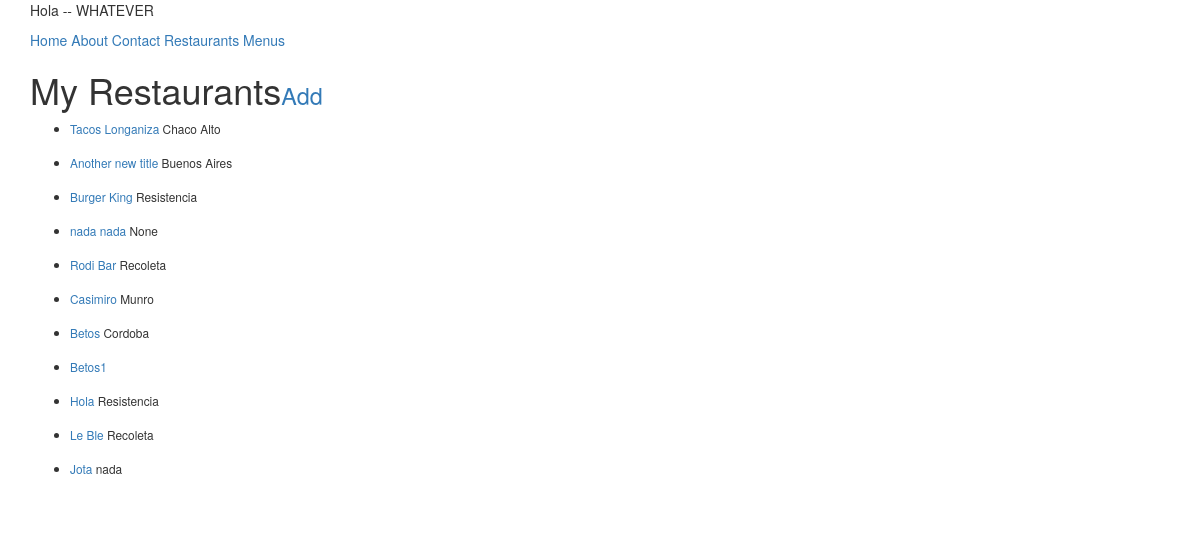
The page /restaurants/ (signed in) on the database its author committed.
### restaurants/models.py (models this page shows, shortened)
class RestaurantLocation(models.Model):
	owner = models.ForeignKey(User)
	name = models.CharField(max_length=120)
	location = models.CharField(max_length=120, null=True, blank=True)
	category = models.CharField(max_length=120, null=True, blank=True)
	timestamp = models.DateTimeField(auto_now_add=True)
	updated = models.DateTimeField(auto_now=True)
	slug = models.SlugField(null=True, blank=True)

### restaurants/views.py (the view)
class RestaurantListView(LoginRequiredMixin, ListView):
	def get_queryset(self):
		return RestaurantLocation.objects.filter(owner=self.request.user)

### restaurants/templates/restaurants/restaurantlocation_list.html (shortened to what this page needs)
{% extends 'base.html' %}
{% block content %}
<h1>My Restaurants<small><a href='{% url "restaurants:create" %}'>Add</a></h1>
<ul>
{% for obj in object_list %}
	<li><a href='/restaurants/{{ obj.slug }}/'> {{ obj.name }} </a>
	 {{ obj.location }}</li></br>
	{% empty %}
	<li><a href='{% url "restaurants:create" %}'>Add One</a></li>
{% endfor %}
</ul>
{% endblock %}

### rows shown on the page
RestaurantLocation: name "Tacos Longaniza", location "Chaco Alto"
RestaurantLocation: name "Another new title", location "Buenos Aires"
RestaurantLocation: name "Burger King", location "Resistencia"
RestaurantLocation: name "nada nada", location "None"
RestaurantLocation: name "Rodi Bar", location "Recoleta"
RestaurantLocation: name "Casimiro", location "Munro"
RestaurantLocation: name "Betos", location "Cordoba"
RestaurantLocation: name "Betos1"
RestaurantLocation: name "Hola", location "Resistencia"
RestaurantLocation: name "Le Ble", location "Recoleta"
RestaurantLocation: name "Jota", location "nada"
